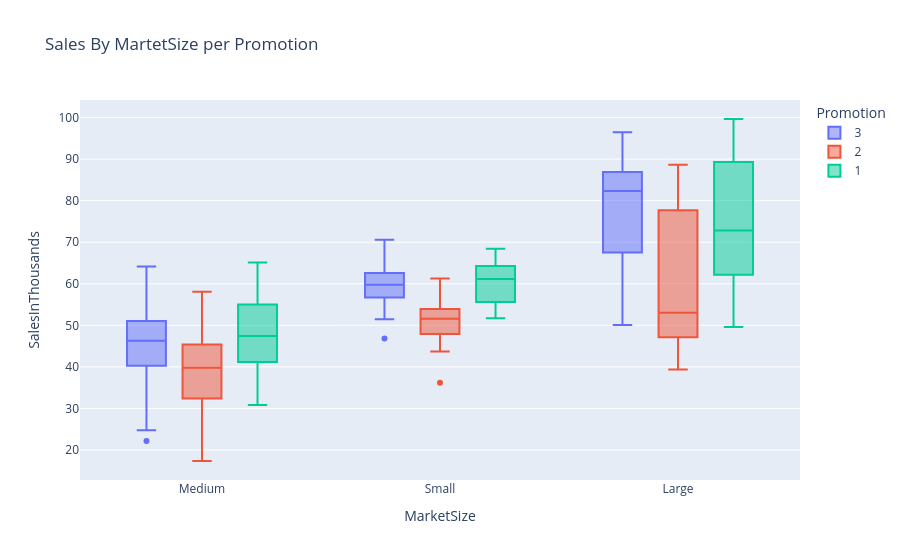

Notebook code cell kept with this figure:
### Code cell
px.box(
    data_frame = df,
    x = 'MarketSize',
    y = "SalesInThousands",
    color = "Promotion",
    title = "Sales By MartetSize per Promotion"

)

### Figure 1 — Plotly figure (JSON) as saved in the notebook; plotly's stock layout.template omitted (floating-point values rounded to 4 significant figures; data arrays with more than 128 entries replaced by an {"elided": "..."} marker saying what was removed)
{"data": [{"alignmentgroup": "True", "hovertemplate": "Promotion=3<br>MarketSize=%{x}<br>SalesInThousands=%{y}<extra></extra>", "legendgroup": "3", "marker": {"color": "#636efa"}, "name": "3", "notched": false, "offsetgroup": "3", "orientation": "v", "showlegend": true, "type": "box", "x": {"elided": "188 str values"}, "x0": " ", "xaxis": "x", "y": {"elided": "188 float values"}, "y0": " ", "yaxis": "y"}, {"alignmentgroup": "True", "hovertemplate": "Promotion=2<br>MarketSize=%{x}<br>SalesInThousands=%{y}<extra></extra>", "legendgroup": "2", "marker": {"color": "#EF553B"}, "name": "2", "notched": false, "offsetgroup": "2", "orientation": "v", "showlegend": true, "type": "box", "x": {"elided": "188 str values"}, "x0": " ", "xaxis": "x", "y": {"elided": "188 float values"}, "y0": " ", "yaxis": "y"}, {"alignmentgroup": "True", "hovertemplate": "Promotion=1<br>MarketSize=%{x}<br>SalesInThousands=%{y}<extra></extra>", "legendgroup": "1", "marker": {"color": "#00cc96"}, "name": "1", "notched": false, "offsetgroup": "1", "orientation": "v", "showlegend": true, "type": "box", "x": {"elided": "172 str values"}, "x0": " ", "xaxis": "x", "y": {"elided": "172 float values"}, "y0": " ", "yaxis": "y"}], "layout": {"boxmode": "group", "legend": {"title": {"text": "Promotion"}, "tracegroupgap": 0}, "title": {"text": "Sales By MartetSize per Promotion"}, "xaxis": {"anchor": "y", "domain": [0, 1], "title": {"text": "MarketSize"}}, "yaxis": {"anchor": "x", "domain": [0, 1], "title": {"text": "SalesInThousands"}}}}
